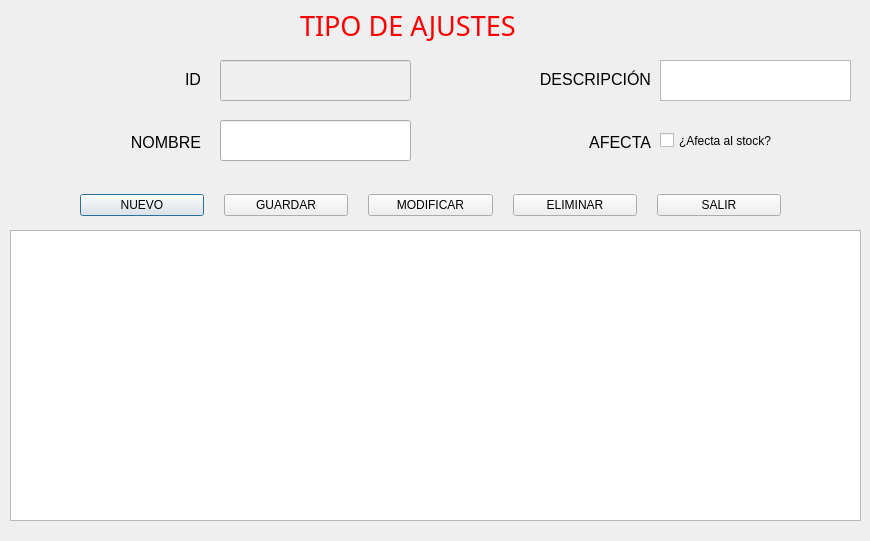
<?xml version="1.0" encoding="UTF-8"?>
<ui version="4.0">
 <class>Tipoajustes</class>
 <widget class="QDialog" name="Tipoajustes">
  <property name="geometry">
   <rect>
    <x>0</x>
    <y>0</y>
    <width>870</width>
    <height>541</height>
   </rect>
  </property>
  <property name="windowTitle">
   <string>Tipo de Ajustes</string>
  </property>
  <widget class="QLabel" name="label">
   <property name="geometry">
    <rect>
     <x>300</x>
     <y>10</y>
     <width>261</width>
     <height>31</height>
    </rect>
   </property>
   <property name="font">
    <font>
     <family>MV Boli</family>
     <pointsize>20</pointsize>
     <underline>false</underline>
    </font>
   </property>
   <property name="styleSheet">
    <string notr="true">color: rgb(255, 0, 0);</string>
   </property>
   <property name="text">
    <string>TIPO DE AJUSTES</string>
   </property>
   <property name="textFormat">
    <enum>Qt::TextFormat::AutoText</enum>
   </property>
  </widget>
  <widget class="QWidget" name="layoutWidget">
   <property name="geometry">
    <rect>
     <x>10</x>
     <y>50</y>
     <width>191</width>
     <height>121</height>
    </rect>
   </property>
   <layout class="QVBoxLayout" name="_2">
    <item>
     <widget class="QLabel" name="labelID">
      <property name="font">
       <font>
        <family>Segoe UI</family>
        <pointsize>12</pointsize>
       </font>
      </property>
      <property name="text">
       <string>ID</string>
      </property>
      <property name="alignment">
       <set>Qt::AlignmentFlag::AlignRight|Qt::AlignmentFlag::AlignTrailing|Qt::AlignmentFlag::AlignVCenter</set>
      </property>
     </widget>
    </item>
    <item>
     <widget class="QLabel" name="labelNombre">
      <property name="font">
       <font>
        <pointsize>12</pointsize>
       </font>
      </property>
      <property name="text">
       <string>NOMBRE</string>
      </property>
      <property name="alignment">
       <set>Qt::AlignmentFlag::AlignRight|Qt::AlignmentFlag::AlignTrailing|Qt::AlignmentFlag::AlignVCenter</set>
      </property>
     </widget>
    </item>
   </layout>
  </widget>
  <widget class="QWidget" name="layoutWidget_3">
   <property name="geometry">
    <rect>
     <x>430</x>
     <y>50</y>
     <width>221</width>
     <height>121</height>
    </rect>
   </property>
   <layout class="QVBoxLayout" name="_3">
    <item>
     <widget class="QLabel" name="labelDescripcion">
      <property name="font">
       <font>
        <pointsize>12</pointsize>
       </font>
      </property>
      <property name="text">
       <string>DESCRIPCIÓN</string>
      </property>
      <property name="alignment">
       <set>Qt::AlignmentFlag::AlignRight|Qt::AlignmentFlag::AlignTrailing|Qt::AlignmentFlag::AlignVCenter</set>
      </property>
     </widget>
    </item>
    <item>
     <widget class="QLabel" name="labelAfectaStock">
      <property name="font">
       <font>
        <family>Segoe UI</family>
        <pointsize>12</pointsize>
       </font>
      </property>
      <property name="text">
       <string>AFECTA</string>
      </property>
      <property name="alignment">
       <set>Qt::AlignmentFlag::AlignRight|Qt::AlignmentFlag::AlignTrailing|Qt::AlignmentFlag::AlignVCenter</set>
      </property>
     </widget>
    </item>
   </layout>
  </widget>
  <widget class="QLineEdit" name="txtNombre">
   <property name="geometry">
    <rect>
     <x>220</x>
     <y>120</y>
     <width>191</width>
     <height>41</height>
    </rect>
   </property>
  </widget>
  <widget class="QLineEdit" name="txtID">
   <property name="enabled">
    <bool>false</bool>
   </property>
   <property name="geometry">
    <rect>
     <x>220</x>
     <y>60</y>
     <width>191</width>
     <height>41</height>
    </rect>
   </property>
  </widget>
  <widget class="QTableView" name="tablaTiposAjuste">
   <property name="geometry">
    <rect>
     <x>10</x>
     <y>230</y>
     <width>851</width>
     <height>291</height>
    </rect>
   </property>
  </widget>
  <widget class="QWidget" name="layoutWidget_2">
   <property name="geometry">
    <rect>
     <x>80</x>
     <y>190</y>
     <width>701</width>
     <height>31</height>
    </rect>
   </property>
   <layout class="QHBoxLayout" name="horizontalLayout">
    <property name="spacing">
     <number>20</number>
    </property>
    <item>
     <widget class="QPushButton" name="btnNuevo">
      <property name="text">
       <string>NUEVO</string>
      </property>
      <property name="icon">
       <iconset theme="QIcon::ThemeIcon::FolderNew"/>
      </property>
      <property name="iconSize">
       <size>
        <width>30</width>
        <height>20</height>
       </size>
      </property>
     </widget>
    </item>
    <item>
     <widget class="QPushButton" name="btnGuardar">
      <property name="text">
       <string>GUARDAR</string>
      </property>
      <property name="icon">
       <iconset theme="QIcon::ThemeIcon::DocumentSave"/>
      </property>
      <property name="iconSize">
       <size>
        <width>30</width>
        <height>20</height>
       </size>
      </property>
     </widget>
    </item>
    <item>
     <widget class="QPushButton" name="btnModificar">
      <property name="text">
       <string>MODIFICAR</string>
      </property>
      <property name="icon">
       <iconset theme="QIcon::ThemeIcon::MailMessageNew"/>
      </property>
      <property name="iconSize">
       <size>
        <width>30</width>
        <height>20</height>
       </size>
      </property>
     </widget>
    </item>
    <item>
     <widget class="QPushButton" name="btnEliminar">
      <property name="text">
       <string>ELIMINAR</string>
      </property>
      <property name="icon">
       <iconset theme="QIcon::ThemeIcon::ApplicationExit"/>
      </property>
      <property name="iconSize">
       <size>
        <width>30</width>
        <height>20</height>
       </size>
      </property>
     </widget>
    </item>
    <item>
     <widget class="QPushButton" name="btnSalir">
      <property name="text">
       <string>SALIR</string>
      </property>
      <property name="icon">
       <iconset theme="QIcon::ThemeIcon::SystemLogOut"/>
      </property>
      <property name="iconSize">
       <size>
        <width>30</width>
        <height>20</height>
       </size>
      </property>
     </widget>
    </item>
   </layout>
  </widget>
  <widget class="QTextEdit" name="txtDescripcion">
   <property name="geometry">
    <rect>
     <x>660</x>
     <y>60</y>
     <width>191</width>
     <height>41</height>
    </rect>
   </property>
  </widget>
  <widget class="QCheckBox" name="chkAfectaStock">
   <property name="geometry">
    <rect>
     <x>660</x>
     <y>120</y>
     <width>181</width>
     <height>41</height>
    </rect>
   </property>
   <property name="text">
    <string>¿Afecta al stock?</string>
   </property>
  </widget>
 </widget>
 <resources/>
 <connections/>
</ui>
